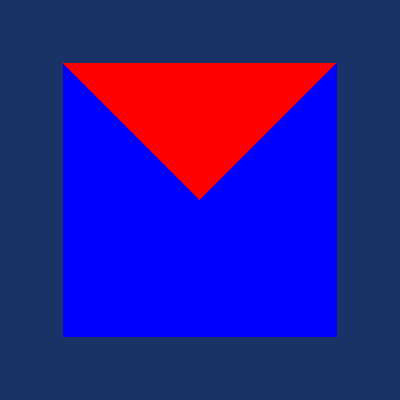

This chart was generated by the following Python code:
#!/usr/bin/env python

# Demonstrate vtkCellValidator as a filter by creating polydata with
# valid and invalid cells, running the validator, and rendering cells
# colored by their validity state.

# Factory overrides
import vtkmodules.vtkInteractionStyle  # noqa: F401
import vtkmodules.vtkRenderingOpenGL2  # noqa: F401

from vtkmodules.vtkCommonCore import vtkPoints
from vtkmodules.vtkCommonDataModel import (
    vtkCellArray,
    vtkPolyData,
)
from vtkmodules.vtkFiltersGeneral import vtkCellValidator
from vtkmodules.vtkFiltersGeometry import vtkDataSetSurfaceFilter
from vtkmodules.vtkRenderingCore import (
    vtkActor,
    vtkPolyDataMapper,
    vtkRenderWindow,
    vtkRenderWindowInteractor,
    vtkRenderer,
)

# Create polydata with valid and invalid cells
points = vtkPoints()
points.InsertNextPoint(0, 0, 0)     # 0
points.InsertNextPoint(0, 0, 1)     # 1
points.InsertNextPoint(0, 1, 1)     # 2
points.InsertNextPoint(0, 1, 0)     # 3
points.InsertNextPoint(0, 0.1, 0.1) # 4

polydata = vtkPolyData()
polydata.SetPoints(points)

# Lines (valid)
lines = vtkCellArray()
lines.InsertNextCell(2, [0, 1])
lines.InsertNextCell(2, [2, 3])
polydata.SetLines(lines)

# Polygons: mix of valid and invalid
polys = vtkCellArray()
# Valid quad
polys.InsertNextCell(4, [0, 1, 2, 3])
# Invalid: bowtie quad (self-intersecting)
polys.InsertNextCell(4, [0, 1, 3, 2])
# Nonconvex quad
polys.InsertNextCell(4, [0, 1, 4, 3])
# Degenerate: only 2 points for a polygon
polys.InsertNextCell(2, [0, 1])
polydata.SetPolys(polys)

# Run the validator filter
validator = vtkCellValidator()
validator.SetInputData(polydata)
validator.Update()

# Render result colored by validity state
mapper = vtkPolyDataMapper()
mapper.SetInputConnection(validator.GetOutputPort())
mapper.SetScalarModeToUseCellFieldData()
mapper.SelectColorArray("ValidityState")
mapper.SetScalarRange(0, 4)

actor = vtkActor()
actor.SetMapper(mapper)

# Renderer
renderer = vtkRenderer()
renderer.AddActor(actor)
renderer.SetBackground(0.1, 0.2, 0.4)

# Window
render_window = vtkRenderWindow()
render_window.AddRenderer(renderer)
render_window.SetSize(400, 400)
render_window.SetWindowName("cell validator with")

# Interactor
interactor = vtkRenderWindowInteractor()
interactor.SetRenderWindow(render_window)

# Scene
renderer.GetActiveCamera().SetPosition(1, 0.5, 0.5)
renderer.GetActiveCamera().SetFocalPoint(0, 0.5, 0.5)
renderer.GetActiveCamera().SetViewUp(0, 0, 1)
renderer.ResetCamera()

interactor.Initialize()
interactor.Start()
